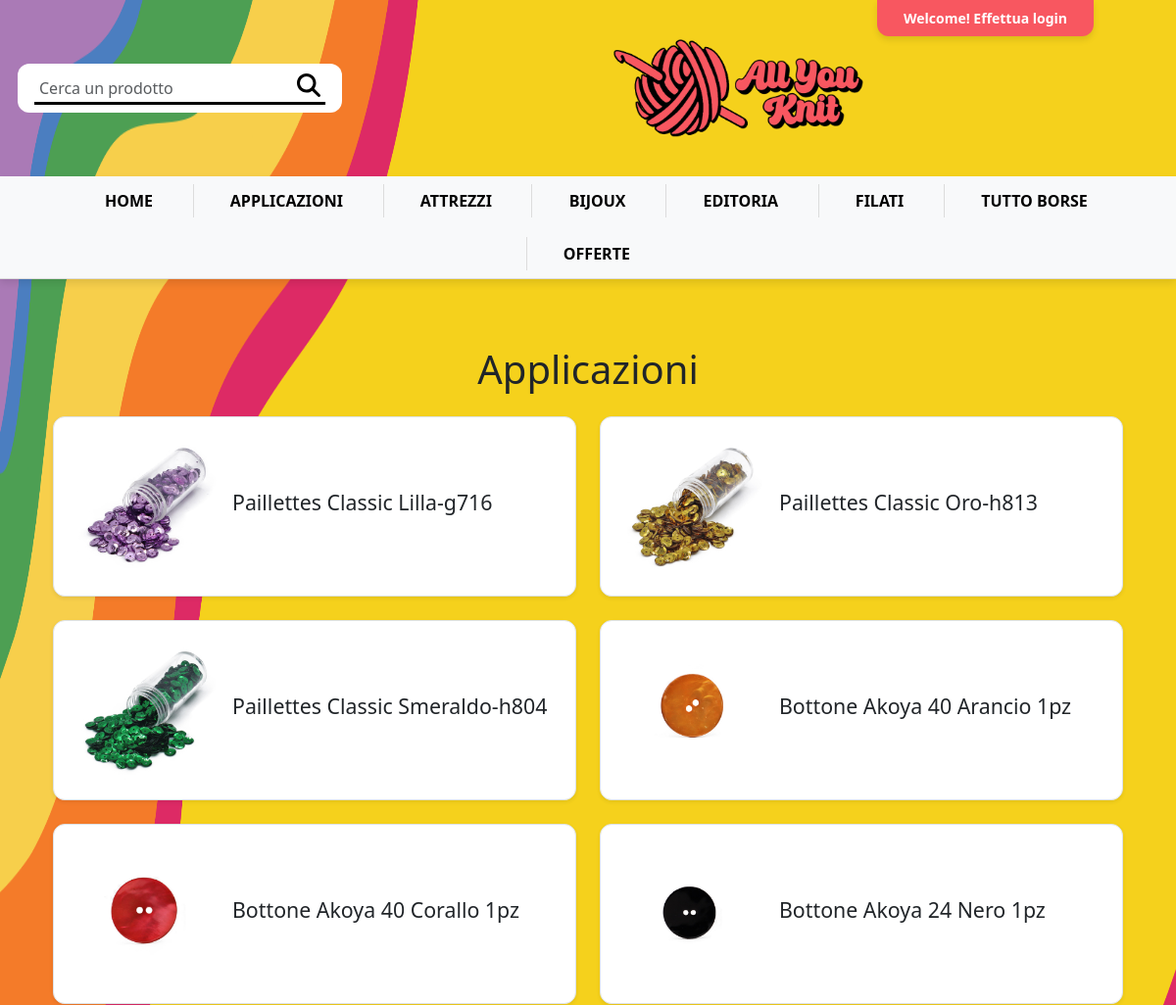
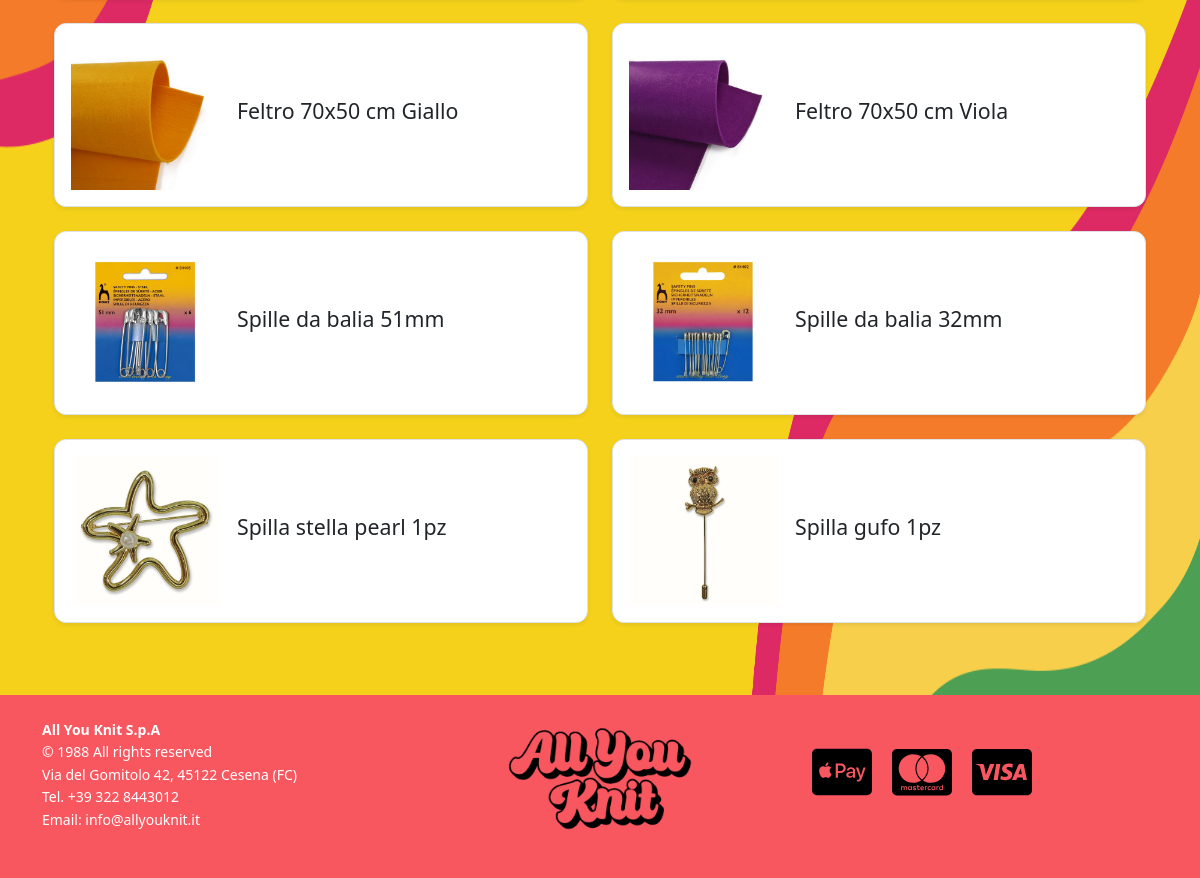
The page /index-prodotti-categoria.php?nomeCategoria=Applicazioni on the database its author committed (2 pictures, top to bottom).
### tables this page shows
CREATE TABLE `categorieprodotti` (
  `Nome` varchar(45) NOT NULL,
  `Immagine` varchar(45) NOT NULL,
  `Descrizione` varchar(150) DEFAULT NULL,
  PRIMARY KEY (`Nome`)
);

CREATE TABLE `appartenenzacategoria` (
  `CodID` int(11) NOT NULL,
  `Nome` varchar(45) NOT NULL,
  PRIMARY KEY (`CodID`,`Nome`),
  KEY `Nome` (`Nome`),
  CONSTRAINT `CodIDProd` FOREIGN KEY (`CodID`) REFERENCES `prodotti` (`CodID`) ON DELETE CASCADE ON UPDATE CASCADE,
  CONSTRAINT `Nome` FOREIGN KEY (`Nome`) REFERENCES `categorieprodotti` (`Nome`) ON DELETE CASCADE ON UPDATE CASCADE
);

CREATE TABLE `prodotti` (
  `CodID` int(11) NOT NULL AUTO_INCREMENT,
  `Nome` varchar(45) NOT NULL,
  `Immagine` varchar(45) NOT NULL,
  `Prezzo` double NOT NULL,
  `Colore` varchar(45) DEFAULT NULL,
  `Composizione` varchar(250) DEFAULT NULL,
  `Strumenti` varchar(250) DEFAULT NULL,
  `Giacenza` int(11) NOT NULL DEFAULT 0,
  PRIMARY KEY (`CodID`)
);

### index-prodotti-categoria.php (called while the page is built, shortened)
<?php
require_once 'php/bootstrap.php';
if(isset($_GET["nomeCategoria"])){
    $nomeCategoria = $_GET["nomeCategoria"];
}
$templateParams["titolo"] = "AllYouKnit - ".$nomeCategoria;
$templateParams["nome"] = "prodotti-categoria.php";
$templateParams["prodotti"] = $dbh->getProductsOfCategory($nomeCategoria);
$templateParams["categorie"] = $dbh->getCategories();
require 'template/base.php';
?>

### db/dbhelper.php (called while the page is built, shortened)
<?php
class DatabaseHelper{
    private $conn;
    public function __construct($servername, $username, $password, $connname, $port){
        $this->conn = new mysqli($servername, $username, $password, $connname, $port);
    }
    public function getCategories(){
        $stmt = $this->conn->prepare("SELECT * FROM categorieprodotti");
        $stmt->execute();
        $result = $stmt->get_result();
        return $result->fetch_all(MYSQLI_ASSOC);
    }
    public function getProductsOfCategory($category){
        $stmt = $this->conn->prepare("SELECT *, prodotti.Nome as NomeProdotto FROM prodotti INNER JOIN appartenenzacategoria USING(CodID) WHERE appartenenzacategoria.Nome = ?");
        $stmt->bind_param('s', $category);
        $stmt->execute();
        $result = $stmt->get_result();
        return $result->fetch_all(MYSQLI_ASSOC);
    }
}
?>

### php/bootstrap.php (called while the page is built, shortened)
<?php
require_once("db/dbhelper.php");
$dbh = new DatabaseHelper("localhost", "root", "", "allyouknit", 3306);
?>

### template/prodotti-categoria.php (the view)
<section class="category-title">
    <h1 class="text-center my-4"><?php echo $nomeCategoria; ?></h1>
</section>
<section class="product-list container">
    <div class="row">
        <?php foreach ($templateParams["prodotti"] as $prodotto): ?>
        <div class="col-12 col-md-6 mb-4">
            <a href="./index-singolo-prodotto.php?idProdotto=<?php echo $prodotto["CodID"]; ?>" class="product-link" style="text-decoration:none;">
                <article class="product-item d-flex align-items-center border p-3 shadow-sm bg-white" style="border-radius:12px;">
                    <div class="me-3">
                        <img src="<?php echo UPLOAD_DIR . "productimages/" . $prodotto["Immagine"]; ?>"
                             alt="<?php echo $prodotto["NomeProdotto"]; ?>"
                             class="img-fluid"
                             style="max-width: 150px; height: auto;">
                    </div>
                    <div>
                        <h2 class="h5 mb-2 text-dark" style="font-size:16pt;">
                            <?php echo $prodotto["NomeProdotto"]; ?>
                        </h2>
                    </div>
                </article>
            </a>
        </div>
        <?php endforeach; ?>
    </div>
</section>

### template/base.php (shortened to what this page needs)
<!DOCTYPE html>
<html lang="it">
<head>
    <link rel="stylesheet" href="./css/style.css">
    <link href="https://cdn.jsdelivr.net/npm/bootstrap@5.3.0/dist/css/bootstrap.min.css" rel="stylesheet">
</head>
<body>
    <div class="login-banner">
        <div class="container">
            <?php if(isset($_SESSION["email"])): ?>
                <a href="./index-pagina-personale.php" class="text-decoration-none">Ciao, <?php echo $_SESSION["nome"]; ?>!</a>
            <?php else: ?>
                <a href="./index-login.php" class="text-decoration-none">Welcome! Effettua login</a>
            <?php endif; ?>
        </div>
    </div>
    <header class="mainheader py-4">
        <div class="row align-items-center justify-content-between py-3" style="padding-left:30px; padding-right:30px;">
            <div class="col-auto search-bar">
                <form class="d-flex" action="./index-ricerca.php" method="get">
                    <input type="text" name="research" class="form-control me-2" placeholder="Cerca un prodotto">
                    <button type="submit" class="btn btn-primary">
                        <img src="./upload/icons/magnifying-glass-solid.svg" alt="Cerca" width="24">
                    </button>
                </form>
            </div>
            <div class="col-auto logo text-center">
                <img src="./upload/logos/LOGO2.png" alt="Logo All You Knit" class="img-fluid">
            </div>
        </div>
    </header>
    <nav class="desktop-navbar bg-light py-2 d-none d-md-block">
        <div class="container">
            <ul class="nav justify-content-center">
                <li class="nav-item"><a class="nav-link" href="./index.php">Home</a></li>
                <?php foreach($templateParams["categorie"] as $categoria): ?>
                <li class="nav-item">
                    <a class="nav-link" href="./index-prodotti-categoria.php?nomeCategoria=<?php echo $categoria["Nome"]?>"><?php echo $categoria["Nome"]; ?></a>
                </li>
                <?php endforeach; ?>
                <li class="nav-item"><a class="nav-link" href="./index-offerte.php">Offerte</a></li>
            </ul>
        </div>
    </nav>
    <main class="container py-4">
        <?php
        if (isset($templateParams["nome"])) {
            require($templateParams["nome"]);
        }
        ?>
    </main>
    <br>
    <footer class="py-4">
        <div class="container">
            <div class="row">
                <div class="col-md-4">
                    <ul class="list-unstyled">
                        <li><strong>All You Knit S.p.A</strong></li>
                        <li>© 1988 All rights reserved</li>
                        <li>Via del Gomitolo 42, 45122 Cesena (FC)</li>
                        <li>Tel. +39 322 8443012</li>
                        <li>Email: info@allyouknit.it</li>
                    </ul>
                </div>
                <div class="col-md-4 text-center">
                    <div class="brand-logo">
                        <img src="./upload/logos/LOGOSCRITTA.png" alt="Logo" class="img-fluid">
                    </div>
                </div>
                <div class="col-md-4 text-end">
                    <div class="payment-icons d-flex">
                        <img src="./upload/icons/cc-apple-pay-brands-solid.svg" alt="Apple Pay" class="payment-icon">
                        <img src="./upload/icons/cc-mastercard-brands-solid.svg" alt="Mastercard" class="payment-icon">
                        <img src="./upload/icons/cc-visa-brands-solid.svg" alt="Visa" class="payment-icon">
                    </div>
                </div>
            </div>
        </div>
    </footer>
</body>
</html>

### css/style.css (style rules this page uses)
body { background-image: url('../upload/logos/background.png'); background-size: cover; background-repeat: no-repeat; background-position: center; background-attachment: fixed; background-size: 100% 100%; }
.login-banner { background-color: #F85760; color: white; font-size: 14px; padding: 8px 15px; position:absolute; top: 0; right: 7%; z-index: 9999; border-radius: 0 0 12px 12px; display: flex; align-items: center; box-shadow: 0 4px 6px rgba(0,0,0,0.1); }
.login-banner a { text-decoration: none; color: white; font-weight: bold; }
.logo img { max-height: 100px; }
.mainheader { padding: 20px 0; }
.mainheader .row { display: flex; align-items: center; justify-content: space-between; flex-wrap: nowrap; }
header .search-bar { background-color: #fff; border-radius: 12px; padding: 5px 10px; display: flex; align-items: center; position: relative; }
.search-bar form { display: flex; align-items: center; }
.search-bar input { width: auto; border: none; background: transparent; flex-grow: 1; outline: none; width: 100%; }
.search-bar button { background-color: transparent; border: none; cursor: pointer; font-size: 1.2rem; position: relative; top: -4px; }
header .search-bar::after { content: ""; position: absolute; bottom: 8px; left: 50%; transform: translateX(-50%); width: 90%; height: 3px; background-color: black; }
header .logo img { margin: auto; display: block; }
nav.desktop-navbar { background-color: #fff; border-bottom: 1px solid #ddd; padding: 10px 0; box-shadow: 0 4px 8px rgba(0, 0, 0, 0.1); }
nav.desktop-navbar .container { display: flex; justify-content: space-between; align-items: center; }
nav.desktop-navbar ul.nav { display: flex; gap: 20px; justify-content: space-evenly; flex-grow: 1; padding-left: 0; margin-bottom: 0; }
nav.desktop-navbar ul.nav li { list-style-type: none; }
nav.desktop-navbar ul.nav li a { color: #000; text-transform: uppercase; font-weight: bold; text-decoration: none; padding: 5px 15px; transition: color 0.3s; }
nav.desktop-navbar .nav-item { border-left: 1px solid #dcdcdc; margin-right: 0.5%; padding-left: 2%; }
nav.desktop-navbar .nav-item:first-child { border-left: none; }
nav.desktop-navbar .nav-link { padding-left: 15px; padding-right: 15px; font-size: 16px; }
footer { background-color: #F85760; color: #fff; padding: 20px 0; }
footer ul { list-style: none; padding: 0; margin: 0; line-height: 1.6; }
footer ul li { font-size: 14px; }
footer .brand-logo img { max-width: 200px; margin: auto; display: block; }
footer .payment-icons img { max-width: 40px; margin: 0 10px; }
.brand-logo { display: flex; justify-content: center; align-items: center; margin-bottom: 1rem; }
.brand-logo img { max-width: 100%; height: auto; }
footer .payment-icons { display: flex; }
footer .payment-icons .payment-icon { flex-grow: 1; width: 100%; max-width: 60px; object-fit: contain; transform: translateY(50%); }
main { margin-top: 20px; padding: 20px 0; }

### rows shown on the page
categorieprodotti: Nome "APPLICAZIONI"
categorieprodotti: Nome "ATTREZZI"
categorieprodotti: Nome "BIJOUX"
categorieprodotti: Nome "EDITORIA"
categorieprodotti: Nome "FILATI"
categorieprodotti: Nome "TUTTO BORSE"
appartenenzacategoria: CodID.Immagine (picture), CodID.Nome "Paillettes Classic Lilla-g716"
appartenenzacategoria: CodID.Immagine (picture), CodID.Nome "Paillettes Classic Oro-h813"
appartenenzacategoria: CodID.Immagine (picture), CodID.Nome "Paillettes Classic Smeraldo-h804"
appartenenzacategoria: CodID.Immagine (picture), CodID.Nome "Bottone Akoya 40 Arancio 1pz"
appartenenzacategoria: CodID.Immagine (picture), CodID.Nome "Bottone Akoya 40 Corallo 1pz"
appartenenzacategoria: CodID.Immagine (picture), CodID.Nome "Bottone Akoya 24 Nero 1pz"
appartenenzacategoria: CodID.Immagine (picture), CodID.Nome "Feltro 70x50 cm Giallo"
appartenenzacategoria: CodID.Immagine (picture), CodID.Nome "Feltro 70x50 cm Viola"
appartenenzacategoria: CodID.Immagine (picture), CodID.Nome "Spille da balia 51mm"
appartenenzacategoria: CodID.Immagine (picture), CodID.Nome "Spille da balia 32mm"
appartenenzacategoria: CodID.Immagine (picture), CodID.Nome "Spilla stella pearl 1pz"
appartenenzacategoria: CodID.Immagine (picture), CodID.Nome "Spilla gufo 1pz"

### other values the page prints
$nomeCategoria "Applicazioni"
